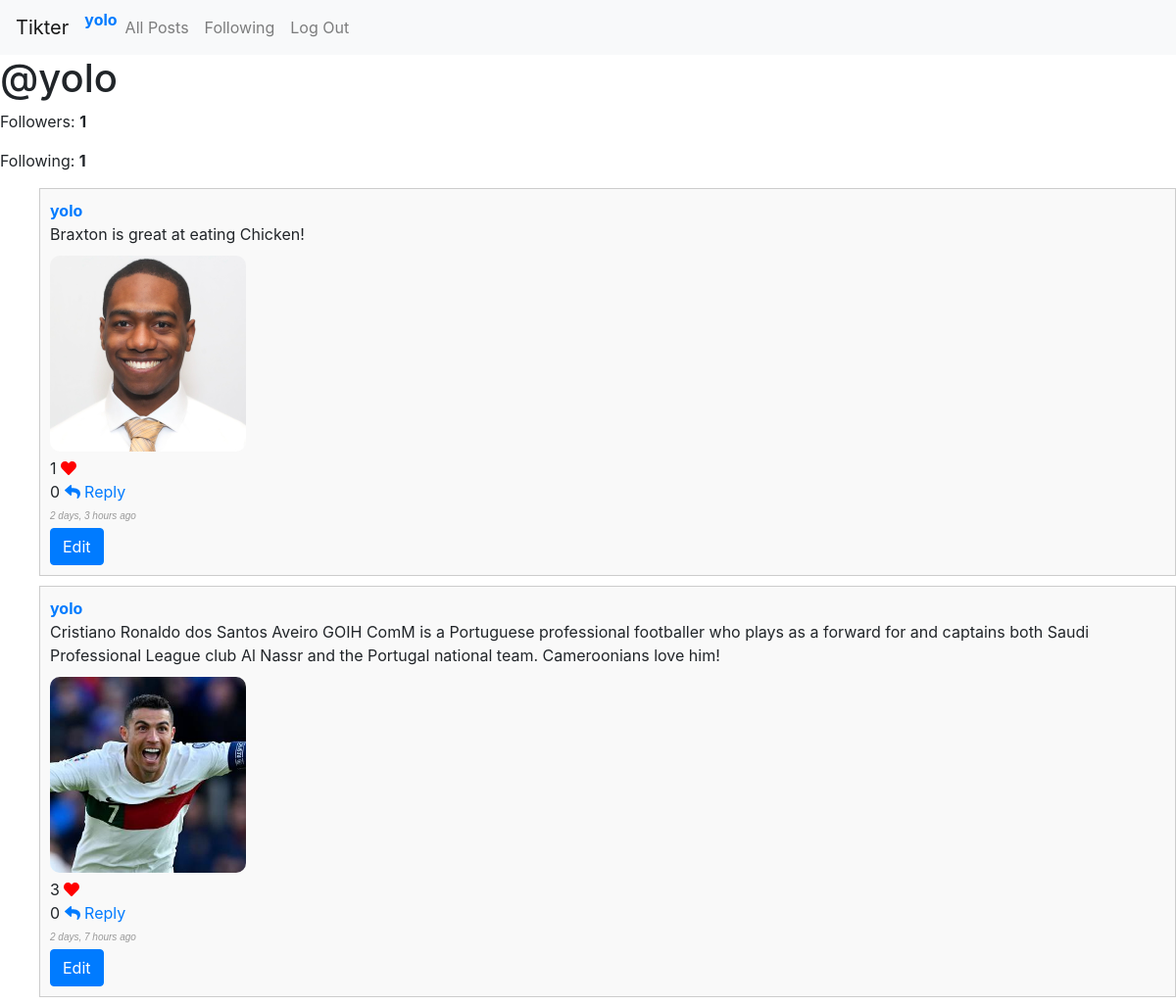
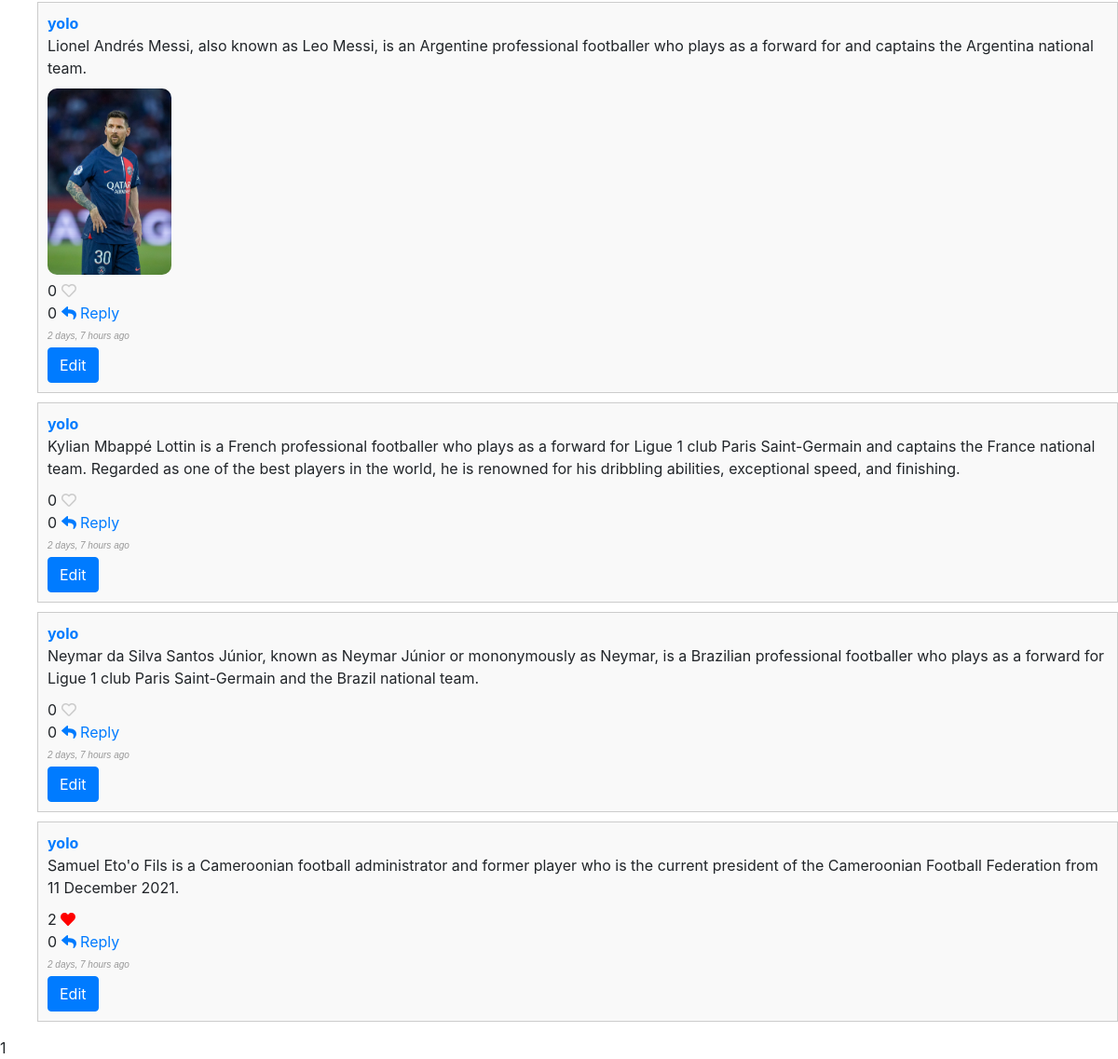
The page /user/yolo (signed in) on the database as committed earlier (2 pictures, top to bottom).
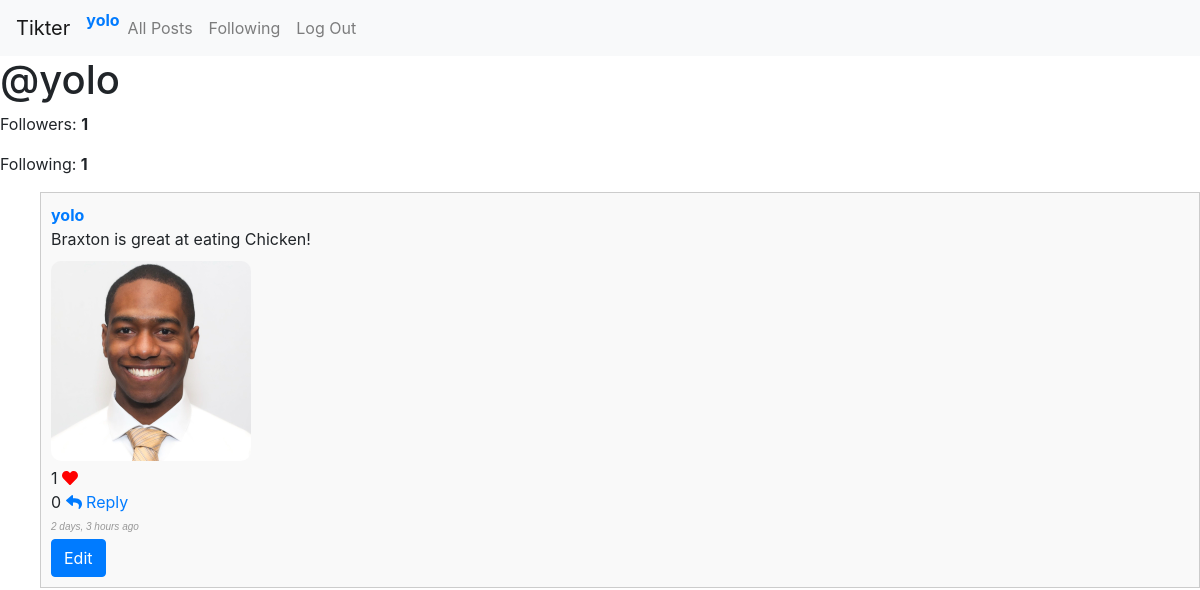
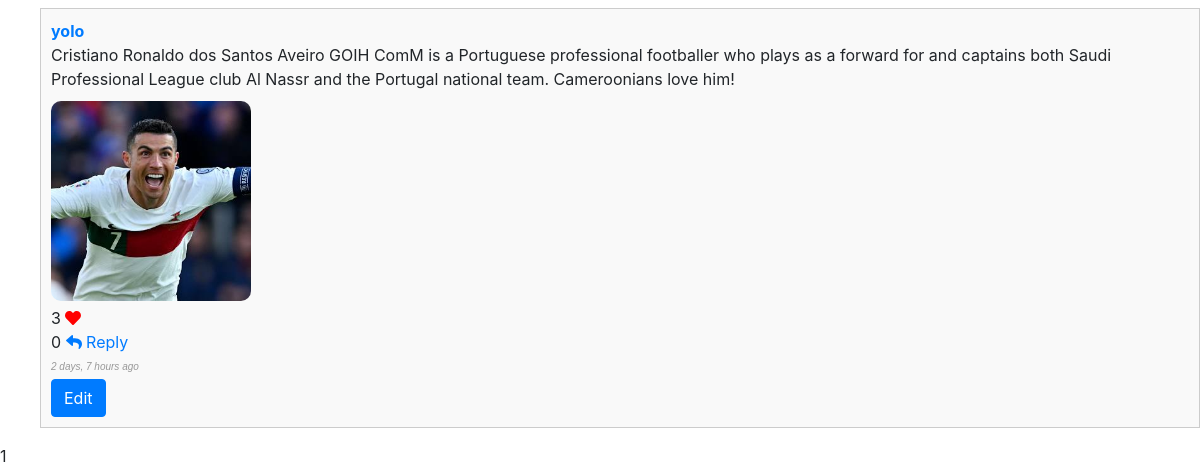
The same page on the database as committed later (2 pictures, top to bottom).
### network/models.py (models this page shows, shortened)
class User(AbstractUser):
    pass

class Post(models.Model):
    user = models.ForeignKey(User, on_delete=models.CASCADE, related_name='posts')
    content = models.TextField()
    timestamp = models.DateTimeField(auto_now_add=True)
    image = models.ImageField(upload_to='network/images/post_images/', blank=True, null=True)
    likes = models.ManyToManyField(User, related_name='liked_posts', blank=True)
    def num_likes(self):
        return self.likes.count()
    def num_replies(self):
        return self.replies.count()

### network/views.py (the view)
# urls.py: path('user/<str:username>', views.profile, name='profile'),
@login_required(login_url='network:login')
def profile(request, username):
    profile_user = User.objects.get(username=username)
    posts = profile_user.posts.order_by('-timestamp')
    paginator = Paginator(posts, 10)
    page_number = request.GET.get('page', 1)
    page = paginator.get_page(page_number)
    is_following = profile_user.followers.filter(user=request.user).exists()
    context = {
        'page': page,
        'posts': posts,
        'profile_user': profile_user,
        'is_following': bool(is_following)
    }
    return render(request, 'network/profile.html', context)

### network/templates/network/profile.html (shortened to what this page needs)
{% extends 'network/layout.html' %}
{% block body %}
    <div class="profile-info">
        <h1> @{{ profile_user.username }}</h1>
        <p>Followers: <strong class="followers-count">{{ profile_user.followers.count }}</strong></p>
        <p>Following: <strong class="following-count">{{ profile_user.following.count }}</strong></p>
    </div>
    <ul>
        {% for post in page%}
            {% include 'network/post_display.html' with post=post user=user %}
        {% endfor %}
    </ul>
    <div class="pagination">
        <span class="step-links">
        <span class="current-page">{{ page.number }}</span>
        </span>
    </div>
{% endblock %}

### network/templates/network/layout.html (shortened to what this page needs)
{% load static %}
<!DOCTYPE html>
<html lang="en">
    <head>
        <link rel="stylesheet" href="https://stackpath.bootstrapcdn.com/bootstrap/4.4.1/css/bootstrap.min.css"
>
        <link rel="stylesheet" href="https://cdnjs.cloudflare.com/ajax/libs/font-awesome/5.15.3/css/all.min.css">
        <link href="{% static 'network/styles.css' %}" rel="stylesheet" type="text/css">
    </head>
    <body>
        <nav class="navbar navbar-expand-lg navbar-light bg-light">
            <a class="navbar-brand" href="{% url 'network:index' %}">Tikter</a>
            <div>
              <ul class="navbar-nav mr-auto">
                {% if user.is_authenticated %}
                    <li class="nav-item">
                        <a href="{% url 'network:profile' username=user.username %}"><strong>{{ user.username }}</strong></a>
                    </li>
                {% endif %}
                <li class="nav-item">
                  <a class="nav-link" href="{% url 'network:index' %}">All Posts</a>
                </li>
                {% if user.is_authenticated %}
                    <li class="nav-item">
                        <a class="nav-link" href="{% url 'network:following' %}">Following</a>
                    </li>
                    <li class="nav-item">
                        <a class="nav-link" href="{% url 'network:logout' %}">Log Out</a>
                    </li>
                {% endif %}
              </ul>
            </div>
          </nav>
        <div class="body">
            {% block body %}
            {% endblock %}
        </div>
    </body>
</html>

### network/templates/network/post_display.html (shortened to what this page needs)
<li class="post-li" data-post-id="{{ post.id }}">
    <div class="post-section">
    <a class="user-link il" href="{% url 'network:profile' username=post.user.username%}"><strong>{{ post.user.username }}</strong></a>
    <p class="p-content">{{ post.content }}</p>
    <div class="image-container">
        {% if post.image %}
            <img src="{{ post.image.url }}" alt="Post Image" class="post-image">
        {% endif %}
    </div>
    {% if user.is_authenticated %}
        <p>
            <div>
            <span class="like-count">{{ post.num_likes }}</span>
            <span class="like-button il" data-post-id="{{ post.id }}" >
                {% if post in user.liked_posts.all %}
                    <i class="heart-icon fas fa-heart liked"></i>
                {% else %}
                    <i class="heart-icon far fa-heart"></i>
                {% endif %}
            </span>
            </div>
            <span class="post-reply-count">{{ post.num_replies }}</span>
            <a href="#" class="reply-icon">
                <i class="fa fa-reply" href="{% url 'network:post' post_id=post.id %}"></i> Reply
            </a>
        </p>
    {% else %}
        <p><i class="far fa-heart"></i> <span class="like-count">{{ post.num_likes }} </span></p>
    {% endif %}
    <p class="timestamp">{{ post.timestamp|timesince }} ago</p>
    </div>
    {% if user == post.user %}
    <div class="edit-section">{% csrf_token %}
        <div><button class="btn btn-primary edit-btn po" data-post-id="{{ post.id}}">Edit</button></div>
    </div>
    {% endif %}
</li>

### network/static/network/styles.css (style rules this page uses)
.post-li { padding: 10px; margin-bottom: 10px; border: 1px solid #ccc; background-color: #f9f9f9; list-style: none; cursor: pointer; }
.post-li strong { font-weight: bold; }
.post-li p { margin-bottom: 5px; }
.heart-icon { color: #ccc; cursor: pointer; }
.heart-icon.liked { color: red; }
.image-container { margin-top: 10px; }
.post-image { height: 200px; border-radius: 10px; }
.timestamp { font-family: Arial, sans-serif; font-weight: 200; font-style: italic; color: #999; font-size: x-small; }
.current-page { border-radius: 50%; }
.edit-section { transition: opacity 2s ease-out, height 2s ease-out, padding 2s ease-out, display 2s ease-in-out; }

Rows that differ between the two databases and show on the page:
removed Post: user.username "yolo", content "Lionel Andrés Messi, also known as Leo Messi, is an Argentine professional footballer who plays as a forward for and captains the Argentina national team.", image (picture), num_likes "0", num_replies "0", timestamp "2 days, 7 hours"
removed Post: user.username "yolo", content "Kylian Mbappé Lottin is a French professional footballer who plays as a forward for Ligue 1 club Paris Saint-Germain and captains the France national team. Regarded as one of the best players in the world, he is renowned for his dribbling abilities, exceptional speed, and finishing.", num_likes "0", num_replies "0", timestamp "2 days, 7 hours"
removed Post: user.username "yolo", content "Neymar da Silva Santos Júnior, known as Neymar Júnior or mononymously as Neymar, is a Brazilian professional footballer who plays as a forward for Ligue 1 club Paris Saint-Germain and the Brazil national team.", num_likes "0", num_replies "0", timestamp "2 days, 7 hours"
removed Post: user.username "yolo", content "Samuel Eto'o Fils is a Cameroonian football administrator and former player who is the current president of the Cameroonian Football Federation from 11 December 2021.", num_likes "2", num_replies "0", timestamp "2 days, 7 hours"
